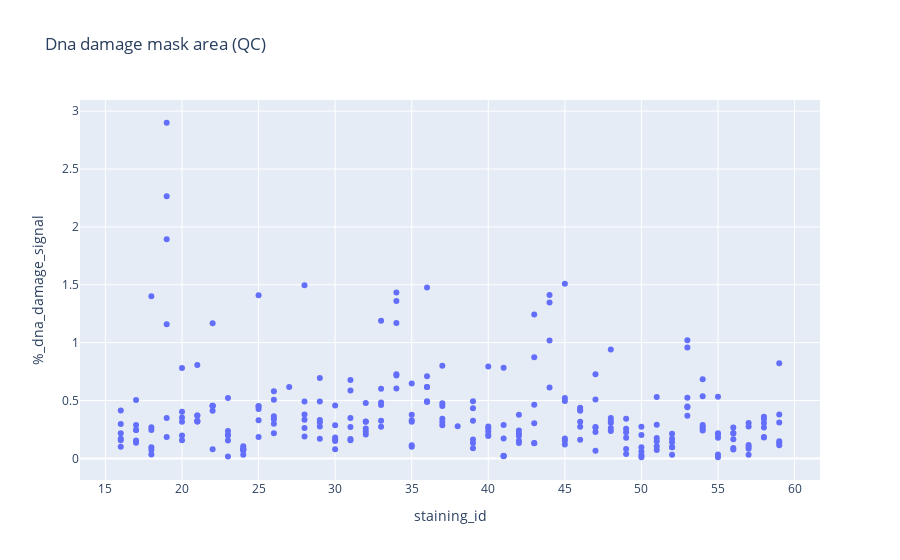

The code cell stored with this chart in its notebook:
### Code cell
# Create the plot
fig = px.scatter(df, x='staining_id', y='%_dna_damage_signal',
                 hover_data=['tissue_location','index'], title='Dna damage mask area (QC)')

# Show the plot
fig.show()

### Figure 1 — Plotly figure (JSON) as saved in the notebook; plotly's stock layout.template omitted (floating-point values rounded to 4 significant figures; data arrays with more than 128 entries replaced by an {"elided": "..."} marker saying what was removed)
{"data": [{"customdata": {"elided": "252x2 mixed values"}, "hovertemplate": "staining_id=%{x}<br>%_dna_damage_signal=%{y}<br>tissue_location=%{customdata[0]}<br>index=%{customdata[1]}<extra></extra>", "legendgroup": "", "marker": {"color": "#636efa", "symbol": "circle"}, "mode": "markers", "name": "", "orientation": "v", "showlegend": false, "type": "scatter", "x": {"elided": "252 int values"}, "xaxis": "x", "y": {"elided": "252 float values"}, "yaxis": "y"}], "layout": {"legend": {"tracegroupgap": 0}, "title": {"text": "Dna damage mask area (QC)"}, "xaxis": {"anchor": "y", "domain": [0, 1], "title": {"text": "staining_id"}}, "yaxis": {"anchor": "x", "domain": [0, 1], "title": {"text": "%_dna_damage_signal"}}}}
